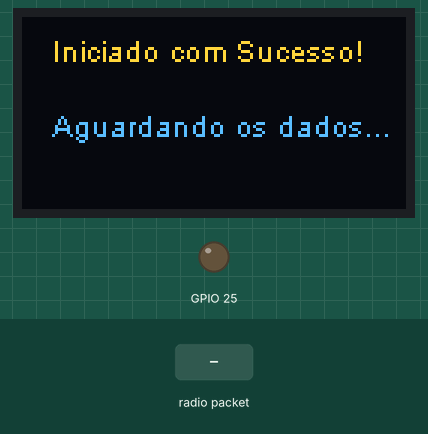
A sketch run on a simulated ESP32. On the bench: 128×64 one-colour display, output pins drawn as LEDs (lit = HIGH). Inputs (shaded band) come from the test bench. The OLED is the two-colour kind (top 16 rows yellow); what the sketch prints to the serial monitor is not drawn.

Above: at 2.5 s.
2.6 s: radio packet "1" arrives
At 4.0 s:
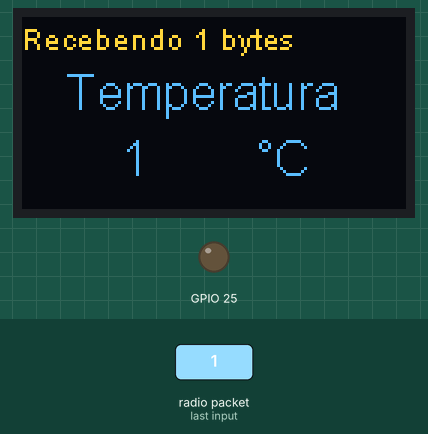
4.6 s: radio packet "0" arrives
At 5.0 s:
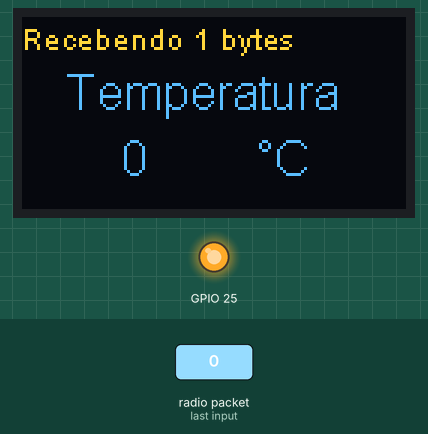
6.6 s: radio packet "2" arrives
At 8.4 s:
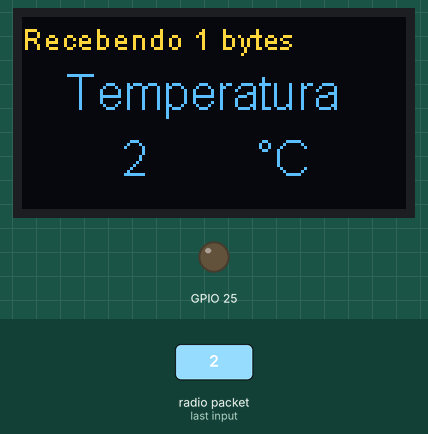
Timing chart, 0 to 9.9 s (numbered marks = the images above; inputs shaded):
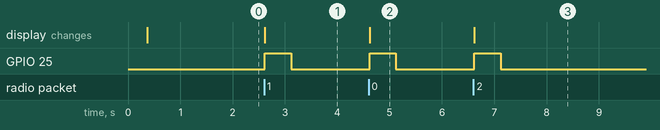

Measured:
- after the input at 2.6 s, GPIO 25: LOW → HIGH at once, → LOW 0.50 s later; the display: changes at once (image 1)
- after the input at 4.6 s, GPIO 25: LOW → HIGH at once, → LOW 0.50 s later; the display: changes at once (image 2)
- after the input at 6.6 s, GPIO 25: LOW → HIGH at once, → LOW 0.50 s later; the display: changes at once (image 3)

The sketch:

receptor.ino
```cpp
// (licence header left out)
#include "heltec.h"

#define BAND 915E6  // Frequência LoRa – 915 MHz (Anatel/Brasil)

String packSize = "--";
String packet;

void LoRaDataPrint() {
  Heltec.display->clear();
  Heltec.display->setTextAlignment(TEXT_ALIGN_LEFT);
  Heltec.display->setFont(ArialMT_Plain_10);
  Heltec.display->drawString(0, 1, "Recebendo " + packSize + " bytes");
  Heltec.display->setFont(ArialMT_Plain_16);
  Heltec.display->drawString(15, 16, "Temperatura");
  Heltec.display->drawString(33, 38, packet);
  Heltec.display->drawString(78, 38, "°C");
  Heltec.display->display();
}

void cbk(int packetSize) {
  packet = "";
  packSize = String(packetSize, DEC);
  for (int i = 0; i < packetSize; i++) {
    packet += (char)LoRa.read();
  }
  LoRaDataPrint();
}

void setup() {
  pinMode(LED, OUTPUT);
  Serial.begin(9600);
  Heltec.begin(true, true, true, true, BAND);
  Heltec.display->init();
  Heltec.display->flipScreenVertically();
  Heltec.display->setFont(ArialMT_Plain_10);
  Heltec.display->clear();
  Heltec.display->drawString(10, 5, "Iniciado com Sucesso!");
  Heltec.display->drawString(10, 30, "Aguardando os dados...");
  Heltec.display->display();
  Serial.println("Iniciado com Sucesso!");
  Serial.println("Aguardando os dados...");
  delay(1000);
  LoRa.receive();
}

void loop() {
  int packetSize = LoRa.parsePacket();
  if (packetSize) {
    cbk(packetSize);
    digitalWrite(LED, HIGH);
    delay(500);
    digitalWrite(LED, LOW);
    delay(500);
    Serial.print("Recebendo a temperatura: ");
    Serial.print(packet);
    Serial.println("°C");
  }
  delay(10);
}
```
